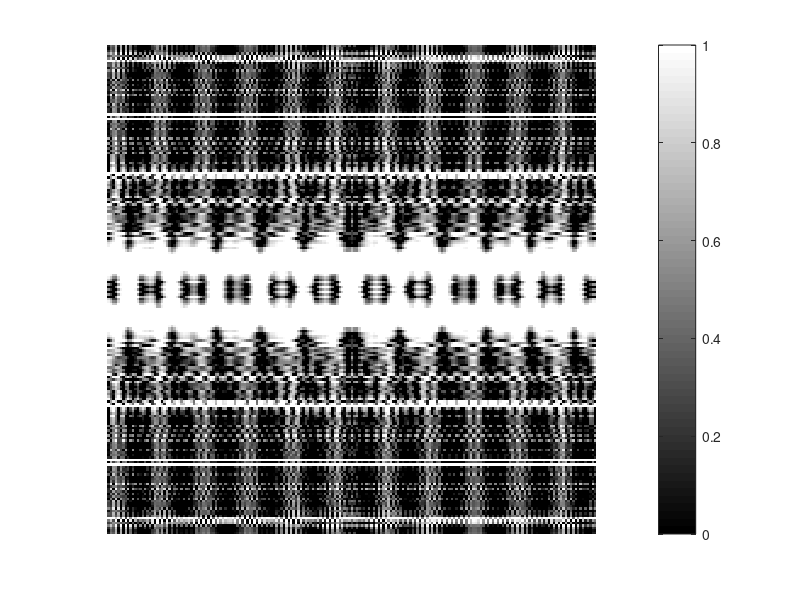

The MATLAB script that drew this image:
clear;
x=(-1:0.01:1)*pi;
len=length(x);

y1=cos(x);
I1_V=repmat(y1,len,1);%vertical
I1_H=imrotate(I1_V,90);%Horizontal

y2=cos(5*pi*x);
I2_V=repmat(y2,len,1);
I2_H=imrotate(I2_V,90);%Horizontal

x=(-2:0.01:2)*pi;
len=length(x);
y2=cos(5*pi*x);
I3=repmat(y2,len,1);
I3=imrotate(I3,45);
I3_V=imcrop(I3,[len/2,len/2,len/2,len/2]);
I3_H=imrotate(I3_V,90);%Horizontal

% figure;
% subplot(331),imshow(I1_V);
% subplot(332),imshow(I2_V);
% subplot(333),imshow(I3_V);
% subplot(334),imshow(I1_H);
% subplot(335),imshow(I2_H);
% subplot(336),imshow(I3_H);
% subplot(337),imshow(I1_V>=0);
% subplot(338),imshow(I2_V>=0);
% subplot(339),imshow(I3_V>=0);

figure,imshow(log(abs(fftshift(fft(I3_V))+1))),colormap(jet(256)),colorbar;
